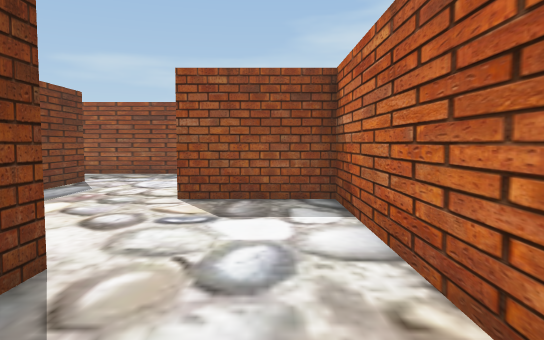
View 1 (above)

21 first-person views from a walk through a scene from a Unity 3-D project. The camera is 1.3 m above the floor, tilts 4° down and sees 70° across. The floor is counted in squares, 1.12 m on a side. Each view is taken from the middle of a square. On the plan, view 1 faces up. The plan holds only what a view shows up to about 15 squares ahead; the rest is blank. The player is left out. Some animated figures are left out.

View 2
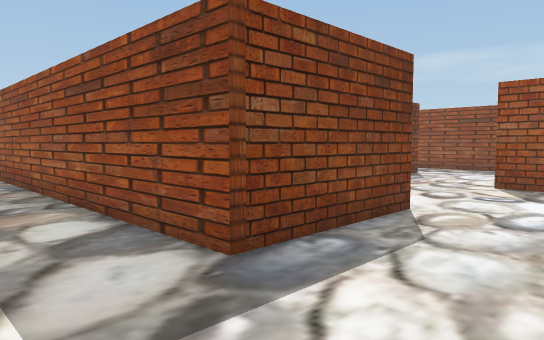

View 3
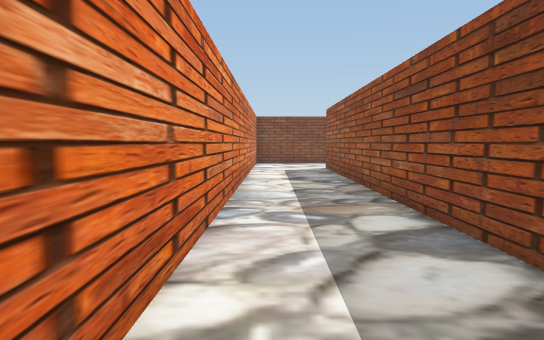

View 4
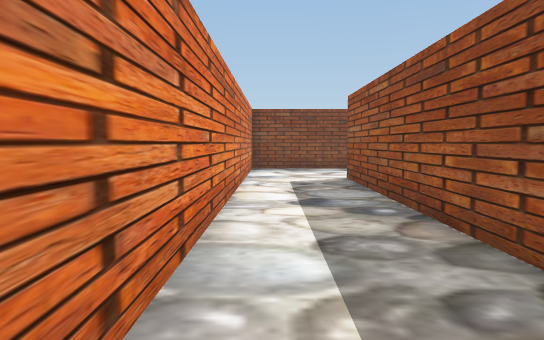

View 5
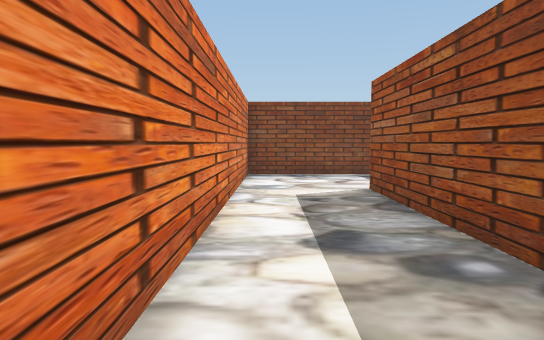

View 6
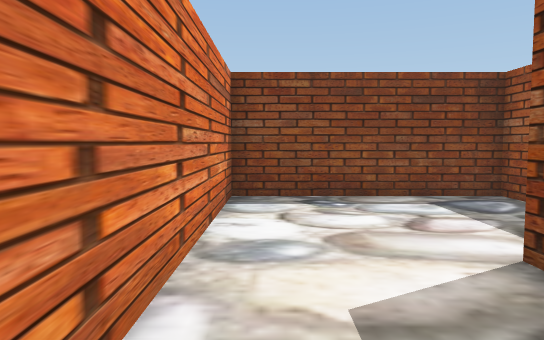

View 7
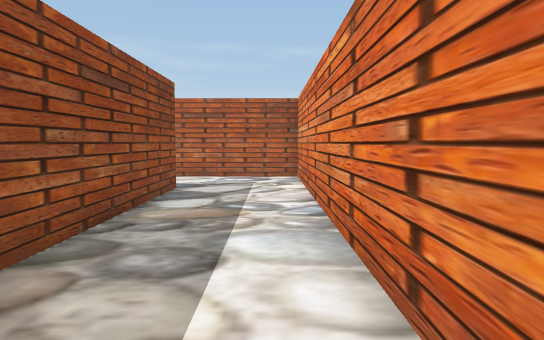

View 8
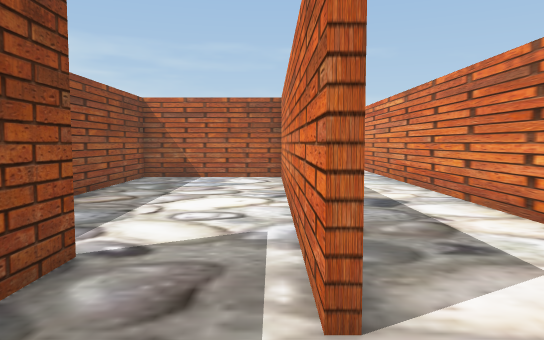

View 9
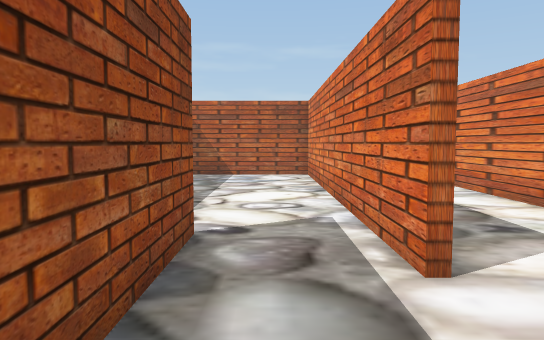

View 10
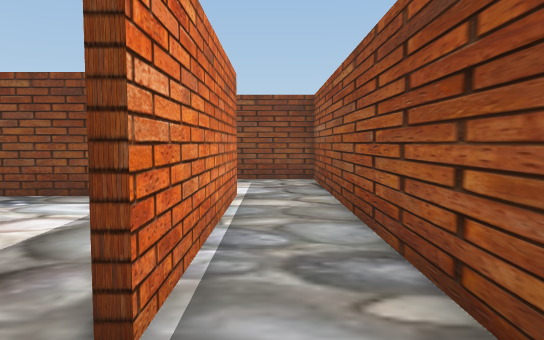

View 11
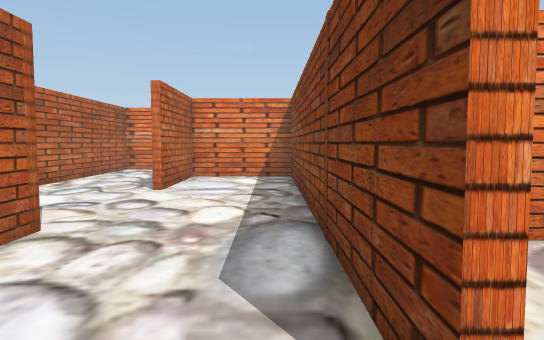

View 12
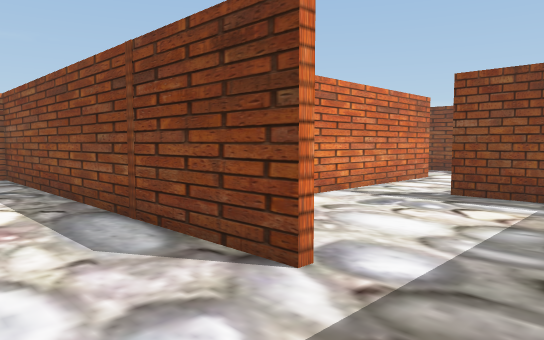

View 13
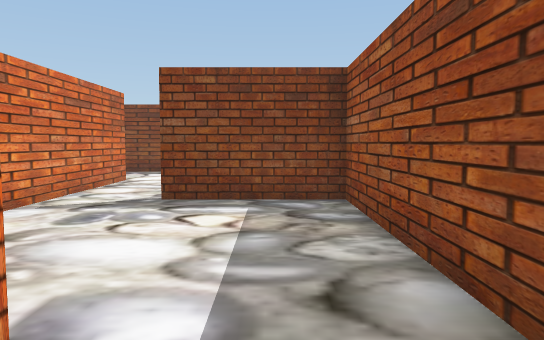

View 14
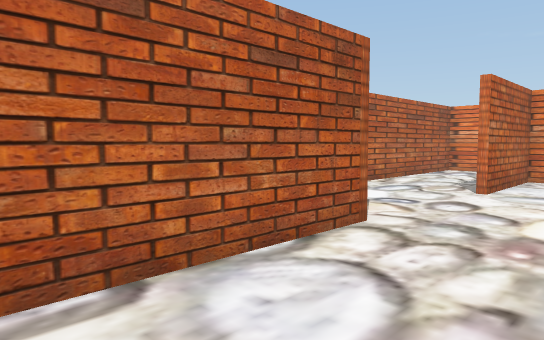

View 15
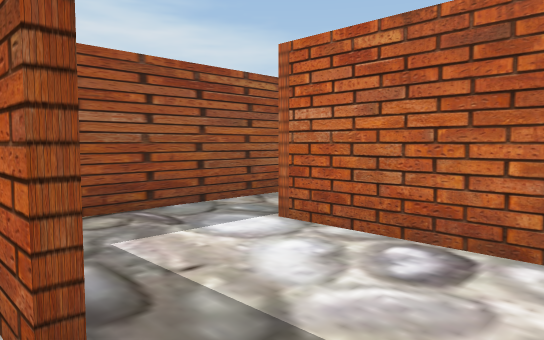

View 16
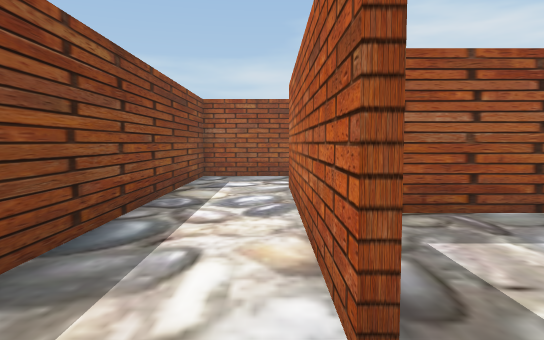

View 17
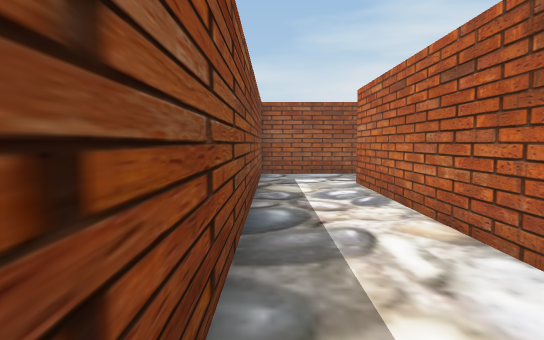

View 18
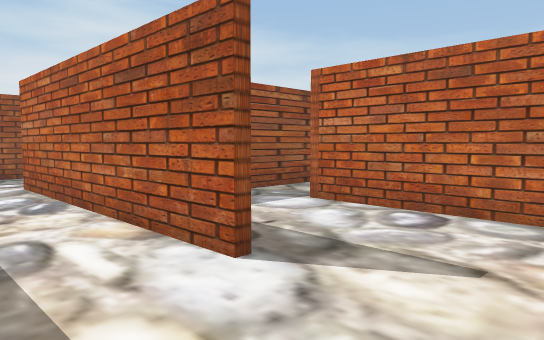

View 19
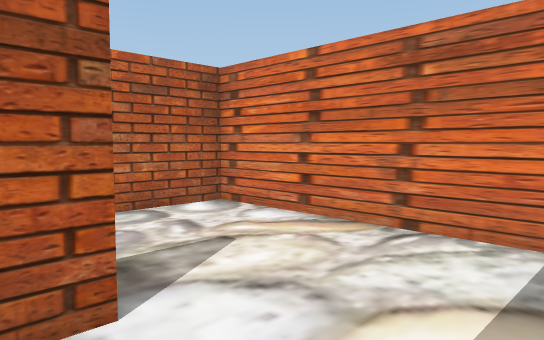

View 20
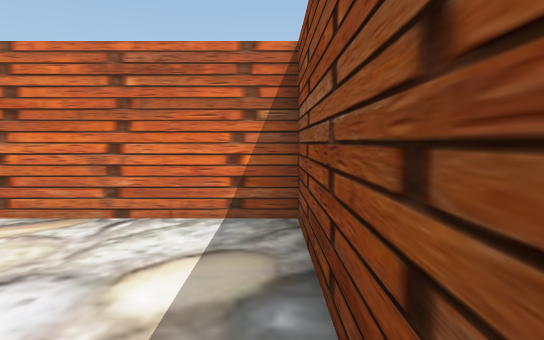

View 21
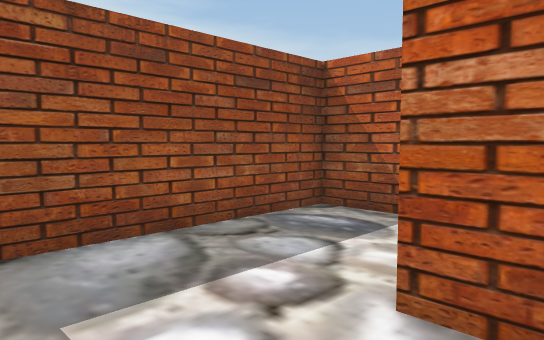

### Floor plan
Ten units are one square. View 1 is at (0, 0); x grows to the right and y downward. Boxes are objects, and circles mark ways between rooms. Rooms are numbered by the first view taken in them; rooms with no view inside come last. Other rooms are left out.
<svg viewBox="-289 -150 307 194">
<path fill="none" stroke="#000" d="M-21 -35 -21 5 -168 5M-57 -118 -57 3 -23 3 -23 -35M-114 -85 -99 -85M-35 -145 -119 -145 -119 -106M-174 39 13 39 13 -79 -19 -79 -19 -125M-168 3 -156 3M-151 -20 -188 -20M-214 -20 -214 39 -174 39M-148 -43 -216 -43M-156 3 -59 3 -59 -43 -106 -43M-216 -22 -151 -22M-256 1 -256 -82M-216 -43 -253 -43 -253 -19M-221 -99 -221 -115 -284 -115 -284 39 -216 39 -216 -22"/>
<circle cx="-175" cy="25" r="3" fill="#2a7"/>
<circle cx="-160" cy="-5" r="3" fill="#2a7"/>
<circle cx="-220" cy="-30" r="3" fill="#2a7"/>
<text x="-50" y="-50">1</text>
<text x="-180" y="10">2</text>
<text x="-120" y="-20">3</text>
<text x="-260" y="-30">4</text>
</svg>
Room 1 opens to room 2. Room 2 opens to room 3. Room 3 opens to room 4.

Where each view was taken, in squares from view 1:
view 1: 0 up, 0 right, facing up
view 2: 3 down, 1 right, facing up-left
view 3: 3 down, 1 right, facing left
view 4: 3 down, 4 left, facing left
view 5: 3 down, 7 left, facing left
view 6: 3 down, 13 left, facing left
view 7: 3 down, 12 left, facing right
view 8: 0 up, 19 left, facing right
view 9: 1 up, 20 left, facing right
view 10: 3 up, 13 left, facing left
view 11: 13 up, 5 left, facing down
view 12: 14 up, 3 left, facing down-left
view 13: 13 up, 4 left, facing left
view 14: 13 up, 5 left, facing down-right
view 15: 2 down, 26 left, facing up-right
view 16: 2 down, 26 left, facing up
view 17: 3 down, 28 left, facing up
view 18: 3 down, 28 left, facing up-right
view 19: 1 up, 28 left, facing down-right
view 20: 2 up, 28 left, facing down
view 21: 7 up, 28 left, facing up-right
